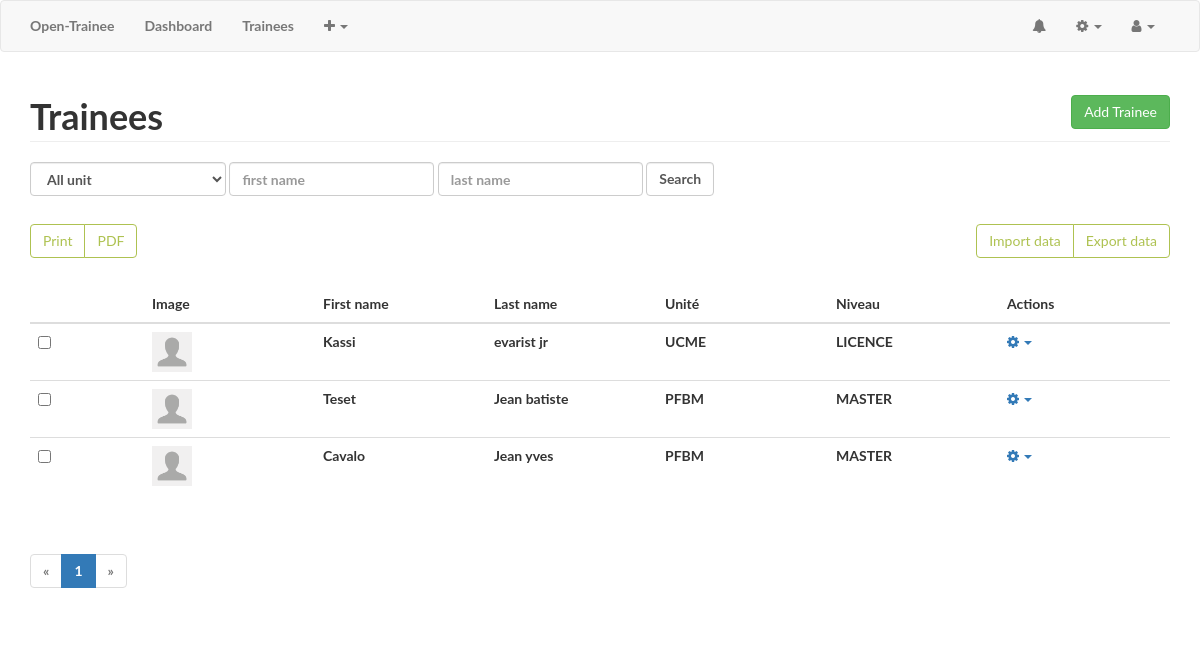
Screenshot of /trainees (signed in) with the database file from the repository.
### app/models.py (models this page shows, shortened)
class SearchableMixin(object):
    @classmethod
    def before_commit(cls, session):
        session._changes = {
            'add': list(session.new),
            'update': list(session.dirty),
            'delete': list(session.deleted)
        }
    @classmethod
    def after_commit(cls, session):
        for obj in session._changes['add']:
            if isinstance(obj, SearchableMixin):
                add_to_index(obj.__tablename__, obj)
        for obj in session._changes['update']:
            if isinstance(obj, SearchableMixin):
                add_to_index(obj.__tablename__, obj)
        for obj in session._changes['delete']:
            if isinstance(obj, SearchableMixin):
                remove_from_index(obj.__tablename__, obj)
        session._changes = None

class Trainee(SearchableMixin, db.Model):
    __searchable__ = ['first_name', 'last_name' ,'unit_id']
    __tablename__ = 'trainees'
    id = db.Column(db.Integer, primary_key=True)
    registration_number = db.Column(db.String)
    image_filename = db.Column(db.String, default=None, nullable=True)
    image_url = db.Column(db.String, default=None, nullable=True)
    first_name = db.Column(db.String(60))
    last_name = db.Column(db.String(60))
    email = db.Column(db.String(60), index=True, unique=True)
    phone = db.Column(db.String(255), index=True, unique=True)
    birthdate = db.Column(db.String)
    school = db.Column(db.String)
    diplome = db.Column(db.String)
    spinneret_id = db.Column(db.Integer, db.ForeignKey('spinnerets.id'))
    level_id = db.Column(db.Integer, db.ForeignKey('levels.id'))
    unit_id = db.Column(db.Integer, db.ForeignKey('units.id'))
    responsable = db.Column(db.String)
    started_date = db.Column(db.String)
    ended_date = db.Column(db.String)
    apply_date = db.Column(db.String)
    theme = db.Column(db.String)
    status = db.Column(db.Integer)
    created_at = db.Column(db.DateTime(), default=datetime.utcnow)
    created_by = db.Column(db.Integer, db.ForeignKey('users.id'))

class Unit(db.Model):
    __tablename__ = 'units'
    id = db.Column(db.Integer, primary_key=True)
    name = db.Column(db.String(60), unique=True)
    description = db.Column(db.String(200))
    departement_id = db.Column(db.Integer, db.ForeignKey('departments.id'))
    trainees = db.relationship('Trainee', backref='unit',
                                lazy='dynamic')

class Level(db.Model):
    __tablename__ = 'levels'
    id = db.Column(db.Integer, primary_key=True)
    name = db.Column(db.String(150), unique=True)
    description = db.Column(db.String(200))
    trainees = db.relationship('Trainee', backref='level')

### app/trainee/routes.py (the view)
@trainee.route('/trainees', methods=['GET', 'POST'])
@login_required
def list():
    page = request.args.get('page', 1, type=int)
    form = SearchForm()
    form.unit_id.choices.append((0,'All unit'))
    for unit in Unit.query.all():
        form.unit_id.choices.append((unit.id, unit.name))
    if form.validate_on_submit():
        first_name = form.first_name.data
        last_name = form.last_name.data
        unit_id = form.unit_id.data
        print(type(unit_id))
        print(unit_id!=0)
        query = Trainee.query
        if first_name:
            query = query.filter(Trainee.first_name == first_name)
        elif last_name:
            query = query.filter(Trainee.last_name == last_name)
        elif unit_id > 0:
            query = query.filter(Trainee.unit_id == unit_id)
        pagination = query.order_by(Trainee.created_at.desc()).paginate(
            page, per_page=25,
            error_out=False)
    else:
        pagination = Trainee.query.order_by(Trainee.created_at.desc()).paginate(
            page, per_page=25,
            error_out=False)
    _list = pagination.items
    return render_template('trainee/list.html', list=_list, form=form, pagination=pagination)

### app/trainee/forms.py
class SearchForm(FlaskForm):
    first_name = StringField('first name')
    last_name = StringField('last name')
    unit_id = SelectField('Search unit', choices=[], coerce=int)
    submit = SubmitField('Search')

### app/home/routes.py (called while the page is built)
@home.before_app_request
def before_request():
    if current_user.is_authenticated:
        current_user.last_seen = datetime.utcnow()
        db.session.commit()

### app/models.py (called while the page is built)
@login.user_loader
def load_user(user_id):
    return User.query.get(int(user_id))

### app/templates/trainee/list.html (shortened to what this page needs)
{% import "bootstrap/utils.html" as utils %}
{% import "bootstrap/wtf.html" as wtf %}
{% import "_macros.html" as macros %}
{% from "_formhelpers.html" import render_field %}
{% extends "base.html" %}
{% block body %}
{% if list %}
<div>
  <div class="page-header">
    <h1>Trainees</h1>
    <div class="">
      <a href="{{ url_for('trainee.add') }}" class="btn btn-success">
        Add Trainee
      </a>
    </div>
  </div>
  <form class="form-inline" method="post" action="">
    <div class="form-group">
        {{ form.unit_id(class='form-control') }}
    </div>
    <div class="form-group">
        {{ form.first_name(size=20, class='form-control', placeholder=form.first_name.label.text) }}
    </div>
    <div class="form-group">
        {{ form.last_name(size=20, class='form-control', placeholder=form.last_name.label.text) }}
    </div>
    <div class="form-group">{{ form.submit(class='form-control') }}</div>
  </form>
  <div class="actions-bar">
    <div class="btn-group" role="group" aria-label="...">
        <a class="btn btn-default printDiv" href="#">Print</a>
        <a class="btn btn-default printBtn" href="#">PDF</a>
    </div>
    <div class="btn-group" role="group" aria-label="...">
        <a type="button" class="btn btn-default" href="{{ url_for('trainee.import_in') }}">Import data</a>
        <a type="button" class="btn btn-default" href="{{ url_for('trainee.export_out') }}">Export data</a>
    </div>
  </div>
  <div class="">
      <table class="table">
        <thead>
          <tr>
            <th width=""></th>
            <th width="15%"> Image </th>
            <th width="15%"> First name </th>
            <th width="15%"> Last name </th>
            <th width="15%"> Unité </th>
            <th width="15%"> Niveau </th>
            <th width="15%"> Actions </th>
          </tr>
        </thead>
        <tbody>
        {% for item in list %}
          <tr>
            <td> <input type="checkbox" name="items" value="{{ item.id }}"> </td>
            <td>
              {% if item.image_url %}
                <img src="{{item.image_url}}" style="width: 40px; height: 40px">
              {% endif %}
            </td>
            <td> {{ item.first_name }} </td>
            <td> {{ item.last_name }} </td>
            <td> {{ item.unit.name }} </td>
            <td> {{ item.level.name }} </td>
            <td>
              <div role="presentation" class="dropdown">
                <a href="#" class="dropdown-toggle" data-toggle="dropdown" aria-expanded="false">
                  <i class="fa fa-cog"></i>
                  <span class="caret"></span>
                </a>
              </div>
            </td>
          </tr>
        {% endfor %}
        </tbody>
      </table>
      <div class="pagination">
          {{ macros.pagination_widget(pagination, '.list') }}
      </div>
    </div>
  </div>
</div>
{% endif %}
{% endblock %}

### app/static/css/style.css (style rules this page uses)
body, html { width: 100%; height: 100%; }
body, h1, h2, h3 { font-family: "Lato", "Helvetica Neue", Helvetica, Arial, sans-serif; font-weight: 700; }
.btn-default { border-color: #aec251; color: #aec251; }

### app/static/css/theme.css (style rules this page uses)
.page-header { padding-bottom: 9px; margin: 20px 0 20px; border-bottom: 1px solid #eee; justify-content: space-between; display: flex; align-items: center; height: 50px; }
.actions-bar { display: flex; align-items: center; height: 50px; justify-content: space-between; margin: 20px 0 20px; }

### rows the page displays
Trainee: image_url (placeholder picture), first_name "Kassi", last_name "evarist jr", unit.name "UCME", level.name "LICENCE"
Trainee: image_url (placeholder picture), first_name "Teset", last_name "Jean batiste", unit.name "PFBM", level.name "MASTER"
Trainee: image_url (placeholder picture), first_name "Cavalo", last_name "Jean yves", unit.name "PFBM", level.name "MASTER"

### other values shown
{{ p }} "1"
